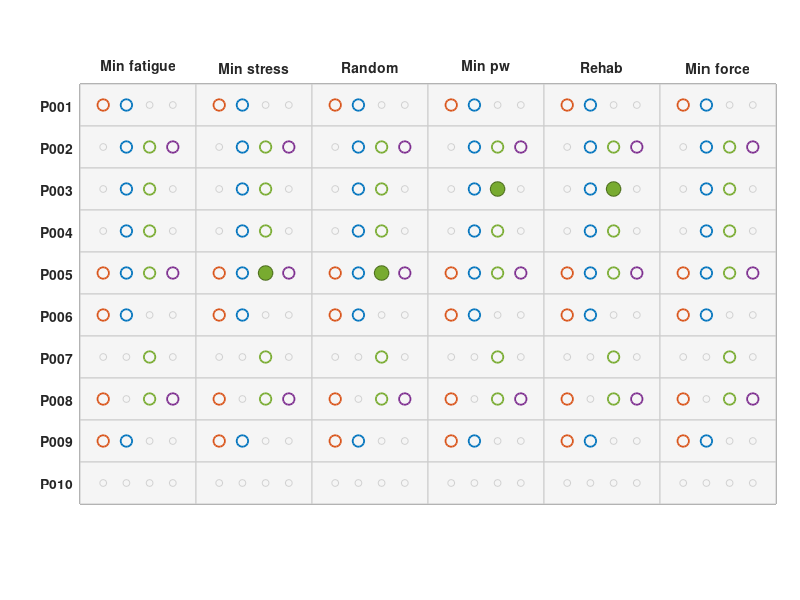

This chart was generated by the following MATLAB code: (Note: this script raises an error after producing the figure.)
% =========================================================================
% heatmap_spm_individuel_emg.m
% =========================================================================
% Author     :   H. Francalanci
%                Biomechanics and Translational Research in Surgery Group
%                University of Geneva
%                https://www.unige.ch/medecine/chiru/en/research-groups/nicolas-holzer-et-florent-moissenet
% License    :   Creative Commons Attribution-NonCommercial 4.0 International License
%                https://creativecommons.org/licenses/by-nc/4.0/legalcode
% Source code:   To be defined
% Reference  :   To be defined
% Date       :   July 2026
% -------------------------------------------------------------------------
% Description:   Summary heatmap of individual SPM1D results for surface EMG
%                (10 patients x 6 FES conditions, 4 muscles per cell).
%                Three-level markers per muscle (TRAPS, TRAPM, TRAPI, SERRA):
%                  - Large filled circle  : post-hoc significant vs No FES
%                  - Medium empty circle  : ANOVA significant, post-hoc n.s.
%                  - Small grey circle    : ANOVA non-significant
%                Results are hardcoded from extract_emg_cycles.m console
%                output (LP_FREQ=6Hz, ANOVA RM + ttest_paired, Bonferroni
%                alpha=0.05/6, N=3 blocks per patient, exploratoire).
% -------------------------------------------------------------------------
% Parameters :   sig(patient,condition,muscle)  — post-hoc significance matrix
%                anova_sig(patient,muscle)       — ANOVA significance matrix
% Outputs    :   1 figure : 10x6 heatmap with 4-muscle scatter markers
% -------------------------------------------------------------------------
% Dependencies : none (standalone — results hardcoded)
% -------------------------------------------------------------------------
% This work is licensed under the Creative Commons Attribution -
% NonCommercial 4.0 International License. To view a copy of this license,
% visit http://creativecommons.org/licenses/by-nc/4.0/
% =========================================================================
% Résumé des résultats SPM1D individuels — EMG
%
% Heatmap : patients (lignes) × conditions FES (colonnes)
% Chaque cellule : 4 marqueurs (TRAPS, TRAPM, TRAPI, SERRA)
%   - Grand plein   = post-hoc significatif vs No FES
%   - Moyen contour = ANOVA sig., post-hoc n.s.
%   - Petit gris    = ANOVA non significatif
%
% Source : extract_emg_cycles.m — analyse SPM1D individuelle
%          ANOVA RM + post-hoc ttest_paired vs No FES
%          Bonferroni α = 0.05/6 ≈ 0.0083 | N=3 blocs (exploratoire)
% =========================================================================

clear; clc; close all;

PATIENTS   = {'P001','P002','P003','P004','P005','P006','P007','P008','P009','P010'};
CONDITIONS = {'Min fatigue','Min stress','Random','Min pw','Rehab','Min force'};
MUSCLES    = {'TRAPS','TRAPM','TRAPI','SERRA'};
N_PAT  = length(PATIENTS);
N_COND = length(CONDITIONS);
N_MUS  = length(MUSCLES);

% -------------------------------------------------------------------------
% sig(patient, condition, muscle) = 1 si post-hoc significatif
% Conditions : 1=Min_fatigue 2=Min_stress 3=Random 4=Min_pw 5=Rehab 6=Min_force
% Muscles    : 1=TRAPS  2=TRAPM  3=TRAPI  4=SERRA
% -------------------------------------------------------------------------
sig = zeros(N_PAT, N_COND, N_MUS);

% P003
sig(3,4,3) = 1;   % TRAPI — Min_pw
sig(3,5,3) = 1;   % TRAPI — Rehab

% P005
sig(5,2,3) = 1;   % TRAPI — Min_stress
sig(5,3,3) = 1;   % TRAPI — Random

% -------------------------------------------------------------------------
% anova_sig(patient, muscle) = 1 si ANOVA RM significative (global 7 cond.)
% -------------------------------------------------------------------------
anova_sig = zeros(N_PAT, N_MUS);

% P001 : TRAPS, TRAPM
anova_sig(1,1) = 1; anova_sig(1,2) = 1;
% P002 : TRAPM, TRAPI, SERRA
anova_sig(2,2) = 1; anova_sig(2,3) = 1; anova_sig(2,4) = 1;
% P003 : TRAPM, TRAPI
anova_sig(3,2) = 1; anova_sig(3,3) = 1;
% P004 : TRAPM, TRAPI
anova_sig(4,2) = 1; anova_sig(4,3) = 1;
% P005 : tous
anova_sig(5,:) = 1;
% P006 : TRAPS, TRAPM
anova_sig(6,1) = 1; anova_sig(6,2) = 1;
% P007 : TRAPI
anova_sig(7,3) = 1;
% P008 : TRAPS, TRAPI, SERRA
anova_sig(8,1) = 1; anova_sig(8,3) = 1; anova_sig(8,4) = 1;
% P009 : TRAPS, TRAPM
anova_sig(9,1) = 1; anova_sig(9,2) = 1;
% P010 : aucun

% -------------------------------------------------------------------------
% Couleurs muscles
% -------------------------------------------------------------------------
MUS_COLORS = [0.85 0.33 0.10;   % TRAPS — orange-rouge
              0.00 0.45 0.74;   % TRAPM — bleu
              0.47 0.67 0.19;   % TRAPI — vert
              0.49 0.18 0.56];  % SERRA — violet

% -------------------------------------------------------------------------
% Figure
% -------------------------------------------------------------------------
figure('Name','Analyse SPM1D individuelle — EMG', ...
       'units','normalized','outerposition',[0.05 0.05 0.90 0.85],'Color','white');

ax = axes('Position',[0.10 0.16 0.87 0.70]);
hold on;

% Fond des cellules
for ip = 1:N_PAT
    for ic = 1:N_COND
        rectangle('Position',[ic-0.5, ip-0.5, 1, 1], ...
                  'FaceColor',[0.96 0.96 0.96], 'EdgeColor',[0.80 0.80 0.80], ...
                  'LineWidth', 0.8, 'HandleVisibility','off');
    end
end

% Décalages des 4 muscles dans la cellule
dx     = [-0.30, -0.10, 0.10, 0.30];
MS_SIG   = 110;   % post-hoc sig   — grand plein
MS_ANOVA = 70;    % ANOVA sig n.s. — moyen contour
MS_NS    = 25;    % ANOVA non sig  — petit gris

for im = 1:N_MUS
    xs_sig   = []; ys_sig   = [];
    xs_anova = []; ys_anova = [];
    xs_ns    = []; ys_ns    = [];

    for ip = 1:N_PAT
        for ic = 1:N_COND
            xc = ic + dx(im);
            if sig(ip, ic, im)
                xs_sig(end+1)   = xc; ys_sig(end+1)   = ip;
            elseif anova_sig(ip, im)
                xs_anova(end+1) = xc; ys_anova(end+1) = ip;
            else
                xs_ns(end+1)    = xc; ys_ns(end+1)    = ip;
            end
        end
    end

    if ~isempty(xs_ns)
        scatter(xs_ns, ys_ns, MS_NS, [0.82 0.82 0.82], 'o', ...
                'LineWidth', 0.5, 'HandleVisibility','off');
    end
    if ~isempty(xs_anova)
        scatter(xs_anova, ys_anova, MS_ANOVA, MUS_COLORS(im,:), 'o', ...
                'LineWidth', 1.3, 'HandleVisibility','off');
    end
    if ~isempty(xs_sig)
        scatter(xs_sig, ys_sig, MS_SIG, MUS_COLORS(im,:), 'o', 'filled', ...
                'MarkerEdgeColor', MUS_COLORS(im,:)*0.65, 'LineWidth', 0.8, ...
                'HandleVisibility','off');
    end
end

% Axes
set(ax, 'XTick', 1:N_COND, 'XTickLabel', CONDITIONS, 'FontSize', 11, 'FontWeight','bold');
set(ax, 'YTick', 1:N_PAT,  'YTickLabel', PATIENTS,   'FontSize', 10);
set(ax, 'XAxisLocation', 'top');
set(ax, 'YDir', 'reverse');
xlim([0.5, N_COND+0.5]);
ylim([0.5, N_PAT+0.5]);
grid off; box on;
ax.XAxis.TickLength = [0 0];
ax.YAxis.TickLength = [0 0];

% Légende
h = gobjects(N_MUS+2, 1);
for im = 1:N_MUS
    h(im) = scatter(NaN, NaN, MS_SIG, MUS_COLORS(im,:), 'o', 'filled', ...
                    'MarkerEdgeColor', MUS_COLORS(im,:)*0.65, ...
                    'DisplayName', [MUSCLES{im} '  (post-hoc sig.)']);
end
h(N_MUS+1) = scatter(NaN, NaN, MS_ANOVA, [0.40 0.40 0.40], 'o', 'LineWidth', 1.3, ...
                     'DisplayName', 'ANOVA sig., post-hoc n.s.');
h(N_MUS+2) = scatter(NaN, NaN, MS_NS, [0.82 0.82 0.82], 'o', 'LineWidth', 0.5, ...
                     'DisplayName', 'ANOVA non sig.');

legend(h, 'Location','southoutside', 'Orientation','horizontal', ...
       'FontSize', 10, 'Box','off');

title({'Analyse SPM1D individuelle'; ...
       'N = 3 blocs  |  Bonferroni \alpha = 0.0083'}, ...
      'FontSize', 11, 'FontWeight','bold');

hold off;
